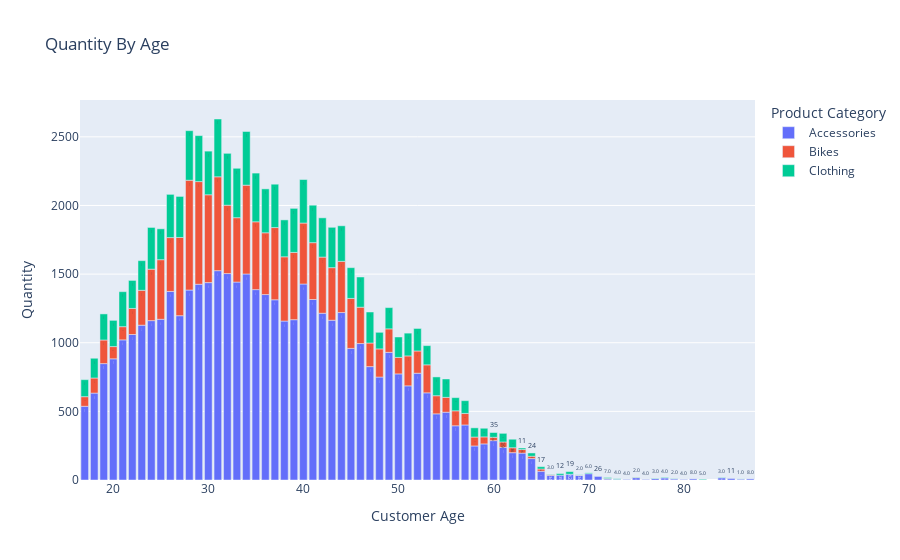

Notebook code cell kept with this figure:
### Code cell
fig=px.bar(df_grouped,y='Quantity',x='Customer Age',
           text_auto='.2s',title="Quantity By Age",color='Product Category')


fig.show()

### Figure 1 — Plotly figure (JSON) as saved in the notebook; plotly's stock layout.template omitted (floating-point values rounded to 4 significant figures)
{"data": [{"alignmentgroup": "True", "hovertemplate": "Product Category=Accessories<br>Customer Age=%{x}<br>Quantity=%{y}<extra></extra>", "legendgroup": "Accessories", "marker": {"color": "#636efa", "pattern": {"shape": ""}}, "name": "Accessories", "offsetgroup": "Accessories", "orientation": "v", "showlegend": true, "textposition": "auto", "texttemplate": "%{y:.2s}", "type": "bar", "x": [17, 18, 19, 20, 21, 22, 23, 24, 25, 26, 27, 28, 29, 30, 31, 32, 33, 34, 35, 36, 37, 38, 39, 40, 41, 42, 43, 44, 45, 46, 47, 48, 49, 50, 51, 52, 53, 54, 55, 56, 57, 58, 59, 60, 61, 62, 63, 64, 65, 66, 67, 68, 69, 70, 71, 72, 73, 74, 75, 76, 77, 78, 79, 80, 81, 84, 85, 86, 87], "xaxis": "x", "y": [537, 633, 848, 883, 1021, 1060, 1128, 1161, 1171, 1374, 1197, 1384, 1426, 1438, 1525, 1504, 1442, 1501, 1387, 1351, 1313, 1158, 1168, 1428, 1315, 1215, 1164, 1220, 959, 994, 826, 750, 930, 773, 686, 778, 635, 482, 494, 395, 401, 248, 263, 287, 238, 199, 196, 156, 64, 34, 35, 42, 34, 46, 26, 7, 5, 4, 17, 4, 11, 15, 8, 4, 8, 16, 11, 7, 8], "yaxis": "y"}, {"alignmentgroup": "True", "hovertemplate": "Product Category=Bikes<br>Customer Age=%{x}<br>Quantity=%{y}<extra></extra>", "legendgroup": "Bikes", "marker": {"color": "#EF553B", "pattern": {"shape": ""}}, "name": "Bikes", "offsetgroup": "Bikes", "orientation": "v", "showlegend": true, "textposition": "auto", "texttemplate": "%{y:.2s}", "type": "bar", "x": [17, 18, 19, 20, 21, 22, 23, 24, 25, 26, 27, 28, 29, 30, 31, 32, 33, 34, 35, 36, 37, 38, 39, 40, 41, 42, 43, 44, 45, 46, 47, 48, 49, 50, 51, 52, 53, 54, 55, 56, 57, 58, 59, 60, 61, 62, 63, 64, 65, 66, 69, 72, 75], "xaxis": "x", "y": [70, 110, 172, 89, 96, 190, 254, 375, 434, 392, 570, 800, 748, 640, 684, 498, 469, 647, 494, 450, 526, 468, 490, 444, 414, 409, 383, 373, 364, 265, 172, 205, 171, 120, 218, 162, 204, 132, 108, 109, 84, 65, 51, 24, 39, 36, 26, 17, 16, 5, 2, 4, 3], "yaxis": "y"}, {"alignmentgroup": "True", "hovertemplate": "Product Category=Clothing<br>Customer Age=%{x}<br>Quantity=%{y}<extra></extra>", "legendgroup": "Clothing", "marker": {"color": "#00cc96", "pattern": {"shape": ""}}, "name": "Clothing", "offsetgroup": "Clothing", "orientation": "v", "showlegend": true, "textposition": "auto", "texttemplate": "%{y:.2s}", "type": "bar", "x": [17, 18, 19, 20, 21, 22, 23, 24, 25, 26, 27, 28, 29, 30, 31, 32, 33, 34, 35, 36, 37, 38, 39, 40, 41, 42, 43, 44, 45, 46, 47, 48, 49, 50, 51, 52, 53, 54, 55, 56, 57, 58, 59, 60, 61, 62, 63, 64, 65, 66, 67, 68, 69, 70, 72, 73, 75, 77, 78, 79, 82, 84, 86], "xaxis": "x", "y": [124, 144, 190, 191, 255, 204, 216, 304, 225, 315, 299, 361, 335, 318, 421, 378, 360, 391, 355, 320, 316, 269, 321, 317, 273, 286, 294, 259, 224, 220, 226, 121, 155, 149, 166, 164, 140, 137, 134, 96, 93, 67, 63, 35, 63, 62, 11, 24, 17, 3, 12, 19, 2, 6, 7, 4, 2, 3, 4, 2, 5, 3, 1], "yaxis": "y"}], "layout": {"barmode": "relative", "legend": {"title": {"text": "Product Category"}, "tracegroupgap": 0}, "title": {"text": "Quantity By Age"}, "xaxis": {"anchor": "y", "domain": [0, 1], "title": {"text": "Customer Age"}}, "yaxis": {"anchor": "x", "domain": [0, 1], "title": {"text": "Quantity"}}}}
